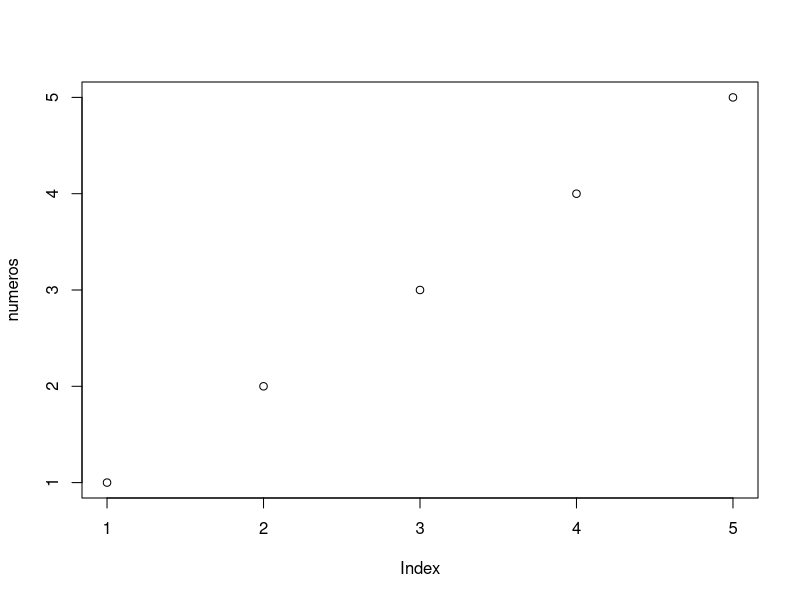
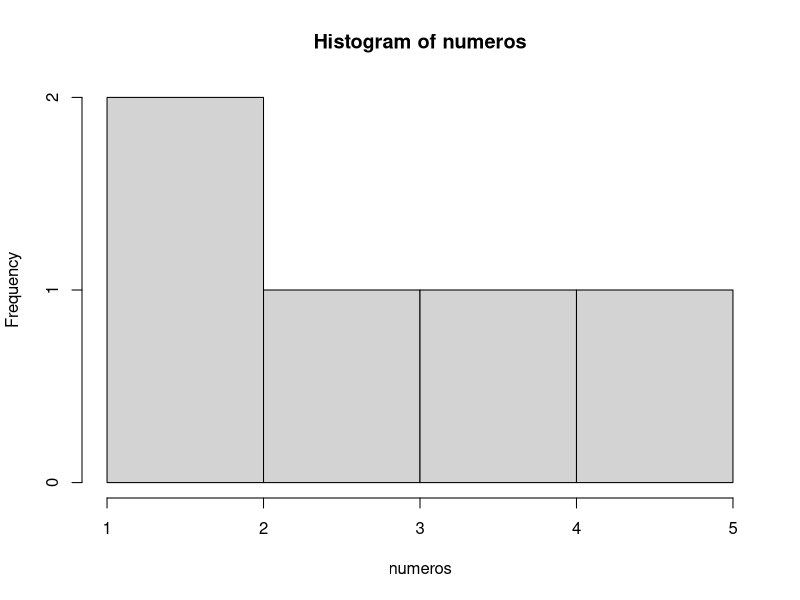
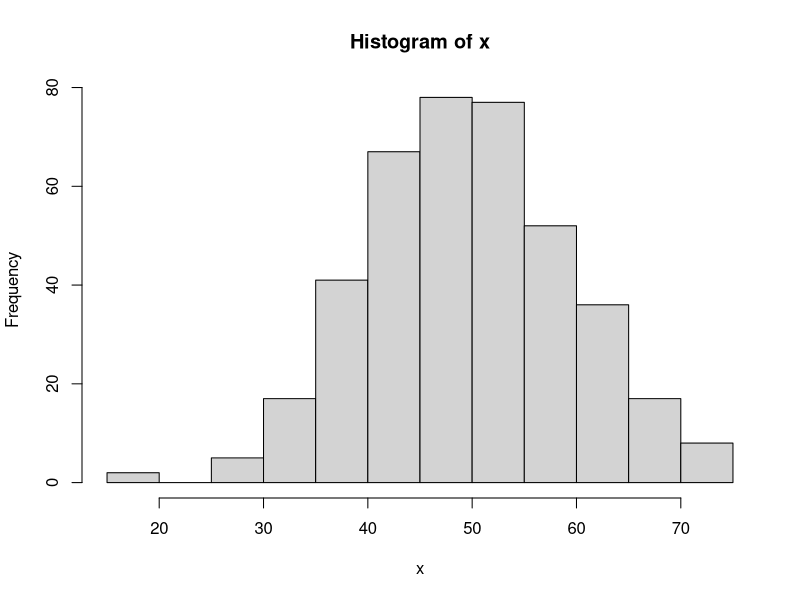
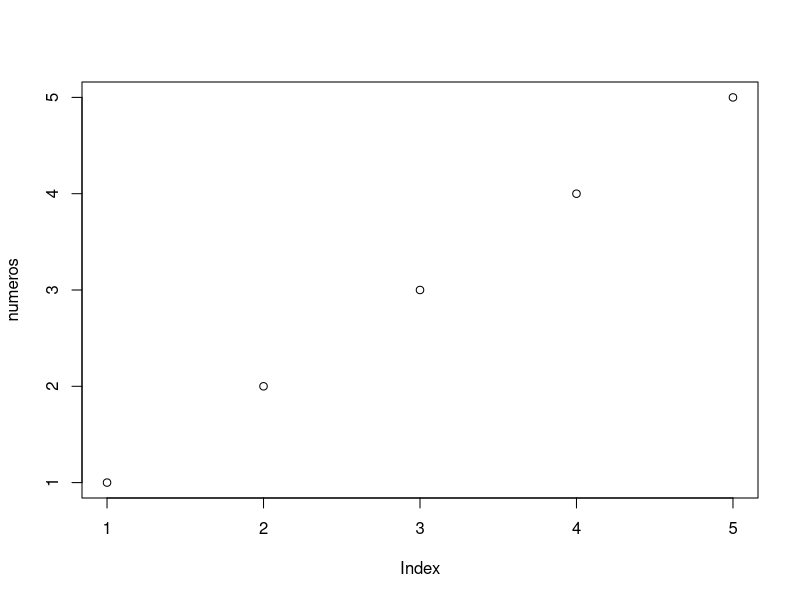
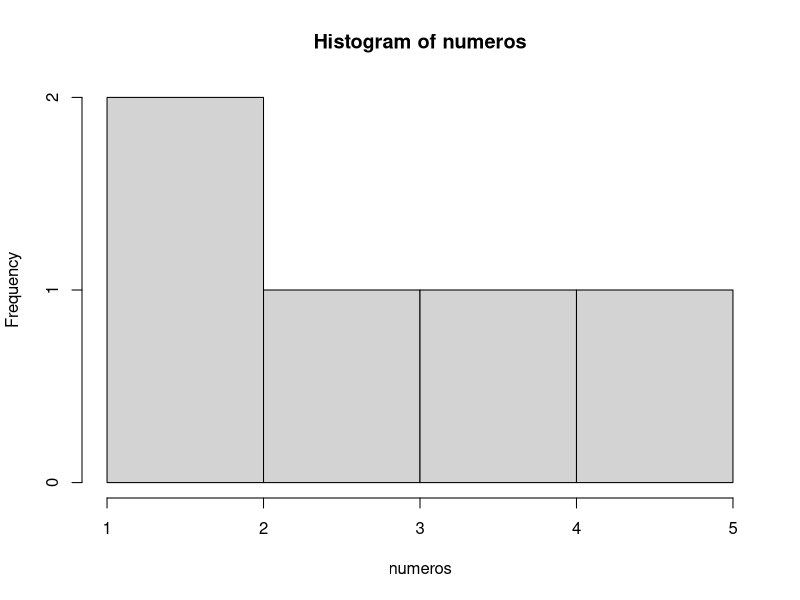

Write the R code that produced these figures, in order.
## ---- chunk 1
#| echo: true
2 + 3      # 5
10 - 4     # 6
3 * 5      # 15
20 / 4     # 5
## ---- chunk 2
#| echo: true

x <- 10      # Asignar un valor a x
y <- 5
suma <- x + y
suma
suma + 7          
## ---- chunk 3
#| echo: true

yo_uso_la_serpiente <- 10
OtraGenteUsaElCamello <- 9
otra.gente.usa.los.puntos <- 9
Hayque_evitar.esto10 <- 2

# objetos empiezan por una letra
# son sensibles a mayusculas
## ---- chunk 4
#| echo: true

numero <- 1:10
caracter <- "del uno al diez"
numero
caracter
#numero * caracter
## ---- chunk 5
#| echo: true

# funcion.para.algo (arg1=col1, arg2=col2, etc)
numeros <- c(1, 2, 3, 4, 5) # Junta valores
promedio <- mean(numeros)   # Calcula la media
promedio
promedio * numeros
## ---- chunk 6
#| echo: true

plot(numeros)  
hist(numeros) 

## ---- chunk 7
#| echo: true
# Get a vector of 40 numbers
runif(5)

# Get a vector of 3 numbers from 0 to 100
runif(3, min=0, max=100)
#> [1] 83.702278  3.062253  5.388360

# This will do the same thing
sample(1:100, 3, replace=TRUE)
#> [1]  8 63 64
rnorm(4)
#> [1] -2.3308287 -0.9073857 -0.7638332 -0.2193786

# Use a different mean and standard deviation
rnorm(4, mean=50, sd=10)
#> [1] 59.20927 40.12440 44.58840 41.97056

# To check that the distribution looks right, make a histogram of the numbers
x <- rnorm(400, mean=50, sd=10)
hist(x)

## ---- chunk 8
#| echo: true
#| fig-width: 15     # ancho en pulgadas
#| fig-height: 9  # alto en pulgadas
#| fig-align: "left"
plot(numeros)                 # Gráfico simple
hist(numeros)  
